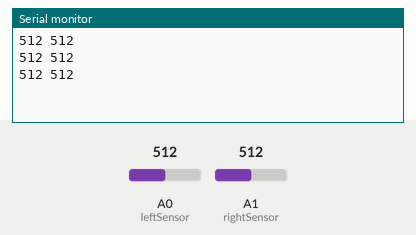
Recording of a sketch running on a simulated Arduino Uno, built with avr-gcc and run on an emulated ATmega328P. Parts: the last lines printed to the serial monitor. The inputs (shaded band) are chosen by the test bench; at power-on: A0 (leftSensor) = 512, A1 (rightSensor) = 512.

Above: at 1.3 s.
1.4 s: A0 (leftSensor) set to 716
At 1.9 s:
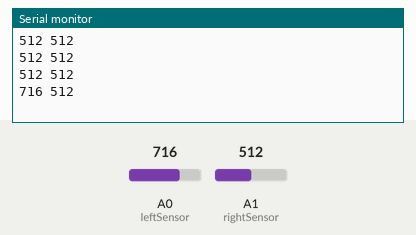
2.9 s: A1 (rightSensor) set to 716
At 3.4 s:
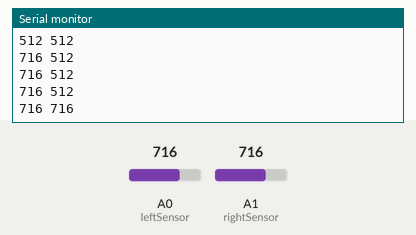
4.4 s: A0 (leftSensor) set to 900
At 4.9 s:
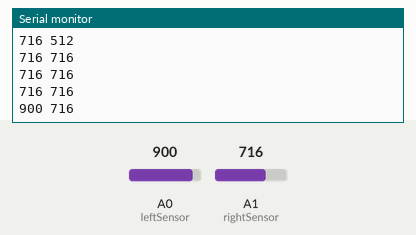
5.9 s: A1 (rightSensor) set to 900
At 6.4 s:
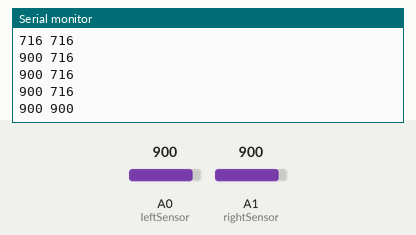
Timing chart, 0 to 8.4 s (numbered marks = the images above; inputs shaded):
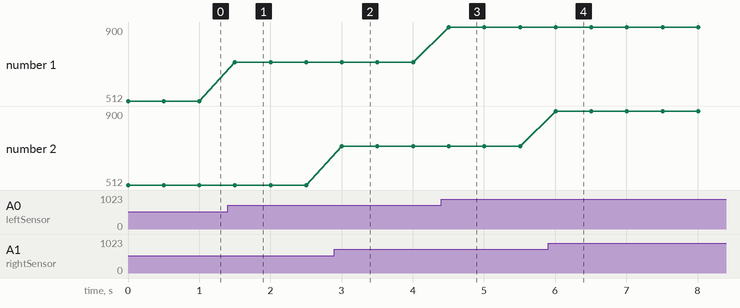

The sketch:

ir_test.ino
```cpp
// setup function to initialize hardware and software
int leftSensor = A0;
int rightSensor = A1;// analog pin used to connect the sharp sensor
int sensorValue1 = 0;// variable to store the values from s
int sensorValue2 = 0;

void setup(){
  // start the serial port
  int long baudRate = 9600;    // NOTE1: The baudRate for sending & receiving programs must match
  Serial.begin(baudRate);     // NOTE2: Set the baudRate to 115200 for faster communication
}

void loop()
{
  sensorValue1 = analogRead(leftSensor); // reading the value from the sensor
  sensorValue2 = analogRead(rightSensor); // reading the value from the sensor
  Serial.print(sensorValue1); // printing the value to serial prot
  Serial.print(" ");
  Serial.println(sensorValue2); // printing the value to serial prot
  delay(500); // a delay so that there is not too much data
}
```

Measured:
- after the input at 1.4 s, the serial monitor: prints a new line after 0.10 s (image 1)
- after the input at 2.9 s, the serial monitor: prints a new line after 0.10 s (image 2)
- after the input at 4.4 s, the serial monitor: prints a new line after 0.11 s (image 3)
- after the input at 5.9 s, the serial monitor: prints a new line after 0.11 s (image 4)
- plotted number 1: 512 → 716 after the input at 1.4 s, 716 → 900 after the input at 4.4 s
